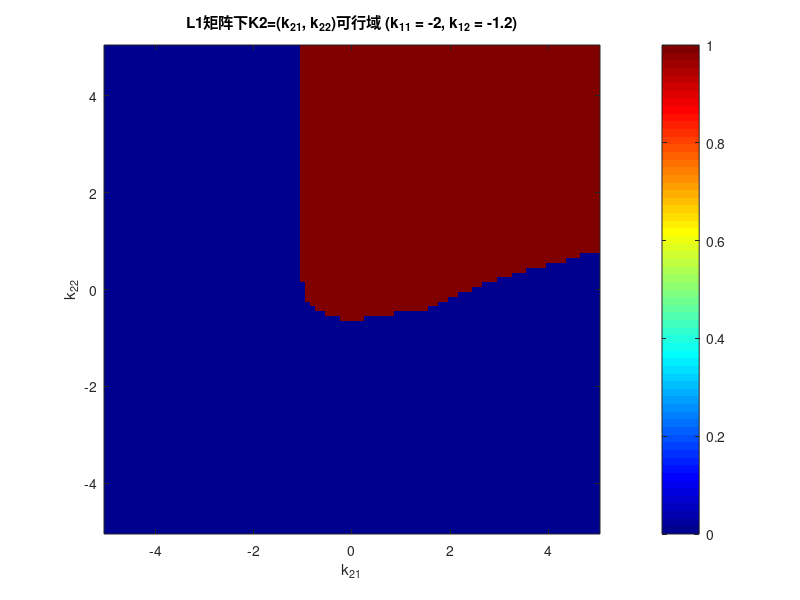
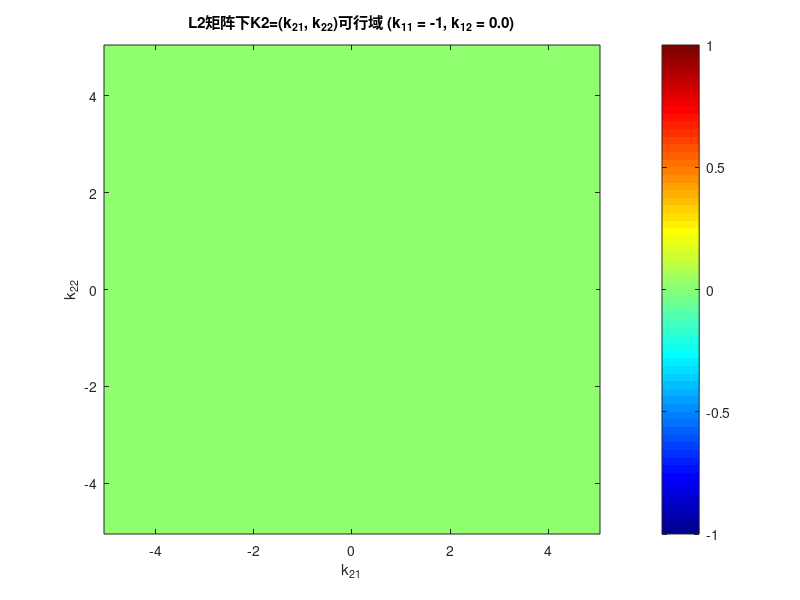

These charts were generated, in order, by the following MATLAB code:
% necessary_condition_for_formation_achievement, for K2 values range

% 定义L1和L2矩阵
L1 = [1 -1 0 0 0;
      0 1 -1 0 0;
      0 0 1 -1 0;
      0 0 0 1 -1;
     -1 0 0 0 1];
 
L2 = [2 -1 0 -1 0;
      0 2 -1 0 -1;
     -1 0 2 -1 0;
      0 -1 0 2 -1;
     -1 0 -1 0 2];

% 计算特征值
eig_L1 = eig(L1);
eig_L2 = eig(L2);

% 参数设置
k11_values = [-2, -1]; % k11的不同取值
k12_values = [-1.2, 0]; % k12的不同取值

% 生成k21和k22的范围
k21_values = -5:0.1:5;
k22_values = -5:0.1:5;

% 初始化结果矩阵
result_5_6_L1 = zeros(length(k21_values), length(k22_values), length(k11_values));
result_5_7_L1 = zeros(length(k21_values), length(k22_values), length(k11_values));
result_5_6_L2 = zeros(length(k21_values), length(k22_values), length(k11_values));
result_5_7_L2 = zeros(length(k21_values), length(k22_values), length(k11_values));

% 遍历k11和k12的组合
for k_idx = 1:length(k11_values)
    k11 = k11_values(k_idx);
    k12 = k12_values(k_idx);

    % 遍历所有L1的特征值，计算不等式
    for idx = 1:length(eig_L1)
        lambda_i = eig_L1(idx); % 使用L1的特征值
        Re_lambda_i = real(lambda_i);
        Im_lambda_i = imag(lambda_i);
        
        for i = 1:length(k21_values)
            for j = 1:length(k22_values)
                k21 = k21_values(i);
                k22 = k22_values(j);
                
                Psi_i = k12 * k11 - Re_lambda_i * (k12 * k21 + k11 * k22) + (Re_lambda_i^2 + Im_lambda_i^2) * k21 * k22;
                
                % 计算不等式(5-6)
                inequality_5_6 = -k12 + Re_lambda_i * k22;
                if inequality_5_6 > 0
                    result_5_6_L1(i, j, k_idx) = result_5_6_L1(i, j, k_idx) + 1;
                end
                
                % 计算不等式(5-7)
                inequality_5_7 = (-k12 + Re_lambda_i * k22) * Psi_i - (Im_lambda_i^2) * k21^2;
                if inequality_5_7 > 0
                    result_5_7_L1(i, j, k_idx) = result_5_7_L1(i, j, k_idx) + 1;
                end
            end
        end
    end

    % 遍历所有L2的特征值，计算不等式
    for idx = 1:length(eig_L2)
        lambda_i = eig_L2(idx); % 使用L2的特征值
        Re_lambda_i = real(lambda_i);
        Im_lambda_i = imag(lambda_i);
        
        for i = 1:length(k21_values)
            for j = 1:length(k22_values)
                k21 = k21_values(i);
                k22 = k22_values(j);
                
                Psi_i = k12 * k11 - Re_lambda_i * (k12 * k21 + k11 * k22) + (Re_lambda_i^2 + Im_lambda_i^2) * k21 * k22;
                
                % 计算不等式(5-6)
                inequality_5_6 = -k12 + Re_lambda_i * k22;
                if inequality_5_6 > 0
                    result_5_6_L2(i, j, k_idx) = result_5_6_L2(i, j, k_idx) + 1;
                end
                
                % 计算不等式(5-7)
                inequality_5_7 = (-k12 + Re_lambda_i * k22) * Psi_i - (Im_lambda_i^2) * k21^2;
                if inequality_5_7 > 0
                    result_5_7_L2(i, j, k_idx) = result_5_7_L2(i, j, k_idx) + 1;
                end
            end
        end
    end
end

% 计算同时满足两个不等式的区域
feasible_region_L1_k11_2_k12_neg1_2 = (result_5_6_L1(:, :, 1) == length(eig_L1)) & (result_5_7_L1(:, :, 1) == length(eig_L1));
feasible_region_L2_k11_neg1_k12_0 = (result_5_6_L2(:, :, 2) == length(eig_L2)) & (result_5_7_L2(:, :, 2) == length(eig_L2));

% 可视化L1矩阵下的可行域（k11 = -2, k12 = -1.2）
figure;
imagesc(k21_values, k22_values, feasible_region_L1_k11_2_k12_neg1_2');
colorbar;
colormap('jet'); % 使用 'jet' 颜色图
% title('L1矩阵下K2=(k_{21}, k_{22})可行域 (k11 = -2, k12 = -1.2)');
title(sprintf('L1矩阵下K2=(k_{21}, k_{22})可行域 (k_{11} = %d, k_{12} = %.1f)', k11_values(1), k12_values(1)));
xlabel('k_{21}');
ylabel('k_{22}');
set(gca, 'YDir', 'normal');

% 可视化L2矩阵下的可行域（k11 = -1, k12 = 0）
figure;
imagesc(k21_values, k22_values, feasible_region_L2_k11_neg1_k12_0');
colorbar;
colormap('jet'); % 使用 'jet' 颜色图
% title('L2矩阵下K2=(k_{21}, k_{22})可行域 (k11 = -1, k12 = 0)');  变量赋值化
title(sprintf('L2矩阵下K2=(k_{21}, k_{22})可行域 (k_{11} = %d, k_{12} = %.1f)', k11_values(2), k12_values(2)));
xlabel('k_{21}');
ylabel('k_{22}');
set(gca, 'YDir', 'normal');
